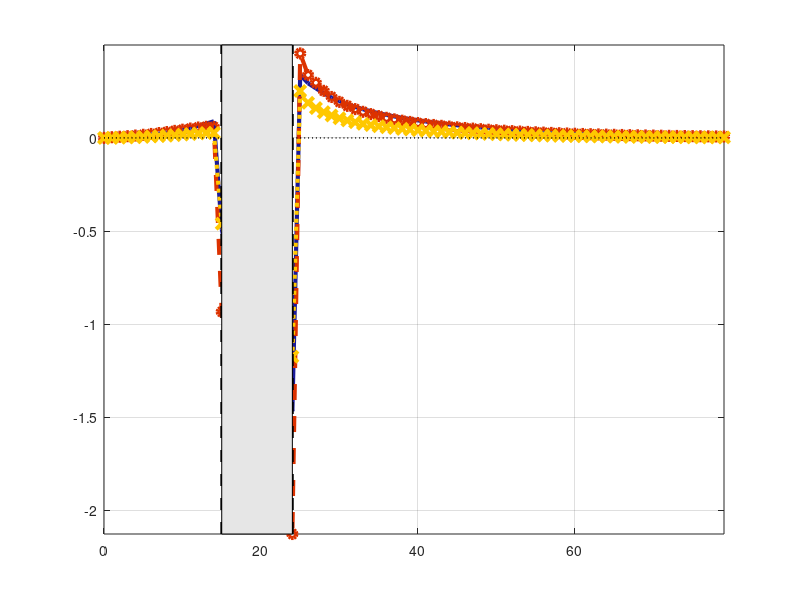

This figure's MATLAB source: (Note: this script raises an error after producing the figure.)
clear all; clc;

addpath(genpath([cd '\Codes']));
% Graphs
path_g       = [cd '\Graphs'];
imprime      = @(x) print( gcf, '-depsc2', [path_g filesep x]);
imprpdf      = @(x) eps2pdf( [path_g filesep x '.eps']);
formataxis   = @(x) set(x, 'Fontname', 'Times', 'FontWeight', 'normal', 'Fontsize', 19, 'Box', 'On', 'PlotBoxAspectRatio', [1 0.75 1]);
formatlegend = @(x) set(legend, 'Location', x, 'Orientation', 'Vertical', 'Box', 'On', 'Fontsize', 20, 'Fontangle', 'normal');
label_x      = @(x) xlabel(x,'Fontname', 'Times', 'FontWeight', 'normal', 'Fontsize', 15,'interpreter','latex');
label_y      = @(x) ylabel(x,'Fontname', 'Times', 'FontWeight', 'normal', 'Fontsize', 15,'interpreter','latex');
label_z      = @(x) zlabel(x,'Fontname', 'Times', 'FontWeight', 'normal', 'Fontsize', 15,'interpreter','latex');
otitle       = @(x) title(x, 'Fontname', 'Times', 'FontWeight', 'normal', 'Fontsize', 15,'interpreter','latex');


t_plotmax = 80;
Periods = (1:1:100);
color1_ss   =[0.1 0.1 0.6]; %color2_ss = color1_ss; color3_ss = color1_ss;
color2_ss   = [220 50 0]/255;%[0.8 0.4 0.4];
color3_ss   = [255 200 0]/255;%[0.6 0.8 0.6];

load('DDfp2.mat');
endopath1 = endopath;
steady1 = steady;
load('DDfp_ext.mat');
endopath2 = endopath;
steady2 = steady;
load('DDbp_ext.mat');
endopath3 = endopath;
steady3 = steady;

T_pre = 15       ; % Time Lapse prior to transition
T_post= 25       ; % Time Lapse after transition

figure(1);
hh=plot(Periods(1:t_plotmax)-1, [(endopath1.Y_t(1:t_plotmax)'/steady1.Y_ss-1) ...
                               (endopath2.Y_t(1:t_plotmax)'/steady2.Y_ss-1) ...
                                (endopath3.Y_t(1:t_plotmax)'/steady3.Y_ss-1)]*100); hold on;
plot(Periods(1:t_plotmax)-1, 0*endopath1.rb_t(1:t_plotmax),'k:','LineWidth',1); grid on;
set(hh(1),'LineWidth',3,'Color',color1_ss);
set(hh(2),'LineWidth',3,'Color',color2_ss,'marker','o','linestyle','--');
set(hh(3),'LineWidth',3,'Color',color3_ss,'marker','x','linestyle',':','markersize',8)
axis tight; [yout]=get(gca,'ylim'); 
ylim([yout(1) yout(2)*1.1]);
[yout]=get(gca,'ylim'); 
line([T_pre T_pre],[yout(1) yout(2)],'Color','k','LineWidth',2,'LineStyle','--');
line([T_post-1 T_post-1],[yout(1) yout(2)],'Color','k','LineWidth',2,'LineStyle','--');
h=patch([T_pre T_post-1 T_post-1 T_pre],[yout(1) yout(1) yout(2) yout(2)],[0.9 0.9 0.9]); alpha(h,0.2);
formataxis(gca); %otitle('$Y_{t}$ deviation from $Y_{ss}$'); 
legend('wo/ADE','w/ADE','w/ADE + \Delta r');
label_x('time'); label_y('$\%$');
imprime(['comp_yt']);
imprpdf(['comp_yt']);

figure(2);
hh=plot(Periods(1:t_plotmax)-1, [(endopath1.B_t(1:t_plotmax)'/steady1.B_ss-1) ...
                                (endopath2.B_t(1:t_plotmax)'/steady2.B_ss-1) ...
                                (endopath3.B_t(1:t_plotmax)'/steady3.B_ss-1)]*100); hold on;
plot(Periods(1:t_plotmax)-1, 0*endopath1.rb_t(1:t_plotmax),'k:','LineWidth',1); grid on;
set(hh(1),'LineWidth',3,'Color',color1_ss);
set(hh(2),'LineWidth',3,'Color',color2_ss,'marker','o','linestyle','--');
set(hh(3),'LineWidth',3,'Color',color3_ss,'marker','x','linestyle',':','markersize',8)
axis tight; [yout]=get(gca,'ylim'); 
ylim([yout(1) yout(2)*1.1]);
[yout]=get(gca,'ylim'); 
line([T_pre T_pre],[yout(1) yout(2)],'Color','k','LineWidth',2,'LineStyle','--');
line([T_post-1 T_post-1],[yout(1) yout(2)],'Color','k','LineWidth',2,'LineStyle','--');
h=patch([T_pre T_post-1 T_post-1 T_pre],[yout(1) yout(1) yout(2) yout(2)],[0.9 0.9 0.9]); alpha(h,0.2);
formataxis(gca); %otitle('$Y_{t}$ deviation from $Y_{ss}$'); 
% legend('wo/ADE','w/ADE','w/ADE + \Delta r');
label_x('time'); label_y('$\%$');
imprime(['comp_Bt']);
imprpdf(['comp_Bt']);

figure(3);
hh=plot(Periods(1:t_plotmax)-1, [endopath1.rs_t(1:t_plotmax)' ...
                               endopath2.rs_t(1:t_plotmax)' ...
                               endopath3.rs_t(1:t_plotmax)' ...
                               endopath3.rb_t(1:t_plotmax)']*100); hold on;
plot(Periods(1:t_plotmax)-1, 0*endopath1.rb_t(1:t_plotmax),'k:','LineWidth',1); grid on;
set(hh(1),'LineWidth',3,'Color',color1_ss);
set(hh(2),'LineWidth',3,'Color',color2_ss,'marker','o','linestyle','--');
set(hh(3),'LineWidth',3,'Color',color3_ss,'marker','x','linestyle',':','markersize',8)
set(hh(4),'LineWidth',3,'Color',color3_ss,'marker','x','linestyle',':','markersize',8)

axis tight; [yout]=get(gca,'ylim'); 
ylim([yout(1) yout(2)*1.1]);
[yout]=get(gca,'ylim'); 
line([T_pre T_pre],[yout(1) yout(2)],'Color','k','LineWidth',2,'LineStyle','--');
line([T_post-1 T_post-1],[yout(1) yout(2)],'Color','k','LineWidth',2,'LineStyle','--');
h=patch([T_pre T_post-1 T_post-1 T_pre],[yout(1) yout(1) yout(2) yout(2)],[0.9 0.9 0.9]); alpha(h,0.2);
formataxis(gca); %otitle('$Y_{t}$ deviation from $Y_{ss}$'); 
% legend('wo/ADE','w/ADE','w/ADE + \Delta r');
label_x('time'); label_y('$\%$');
imprime(['comp_rt']);
imprpdf(['comp_rt']);


